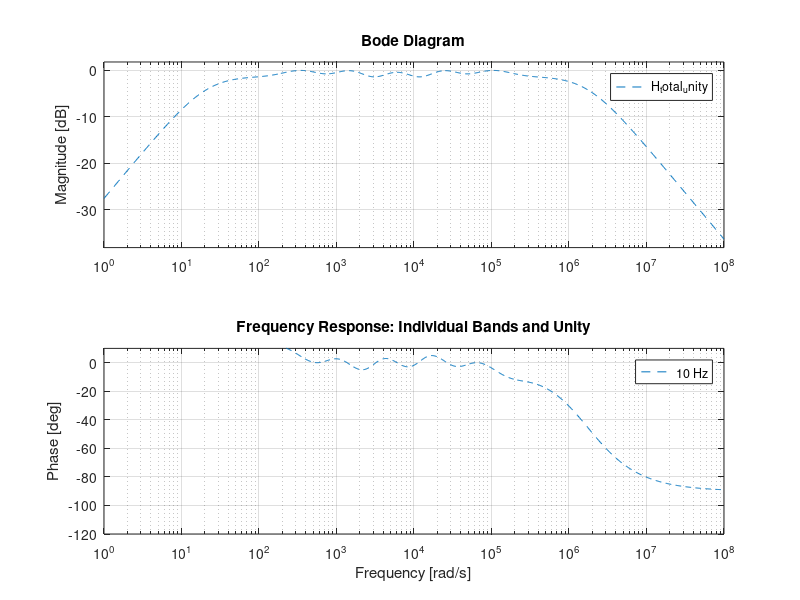
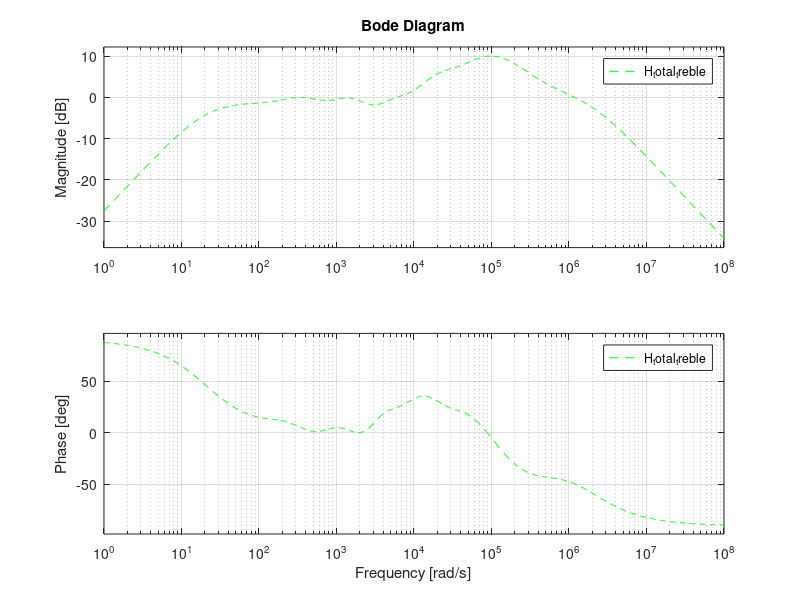

Recreate these plots in MATLAB, in order. (Note: this script raises an error after producing the figures.)
%% ESE 3510 Signals and Systems - Case Study #1
%%
% * Authors: Minh Duc Nguyen, Sonia Palamand 
% * Class: ESE 3510-01
% * Date: Started - 2/20/26 ; Completed - 3/XX/26
% * Contributions from: https://xeno-canto.org (repository of bird calls;
% used for comparison/identification of bird species in the final task) ; 
% https://www.allaboutbirds.org/ (same reason as previous)
close all

%% 1: Center frequency and bandwidth for each frequency band

% [Low Guard, Bass, Low-Mid, Mid, High-Mid, Treble, High Guard]
% * added 2 passive "guard bands" at ~10 Hz and ~92 kHz, outside the human auditory 
%   range, to smooth out steep slopes at extreme low/high frequency ranges 
fc = [10, 60, 240, 960, 3840, 15360, 92200];  % Center frequencies in Hz

% Bandwidth specifications using Q factors
Q = [0.3, 0.5, 0.6, 0.6, 0.6, 0.5, 0.3];  % Band-specific Q factors
bw = fc./Q;

% MISC
disp('Frequencies | Bandwidths: ')
for i = 1:length(fc)
    disp([num2str(fc(i)), ' Hz | ', num2str(round(bw(i))), ' Hz'])
end

% Hz to rad/s conversion for CT transfer functions
% --> Creates list of 7 values
w0 = 2 * pi * fc;   % resonant frequency (2pif)
beta = 2 * pi * bw; % bandwidth (R/L in series RLC circuit)

%% 2. Transfer functions for each filter 

% 2nd-order bandpass transfer function: H(s) = (beta * s) / (s^2 + beta * s + w0^2)
filters = cell(1, length(fc));

for i = 1:length(fc)
    num = [beta(i), 0];   %  tf() will see this as Beta(s) + 0
    den = [1, beta(i), w0(i)^2];
    filters{i} = tf(num, den); % builds continuous-time transfer function
end

%% 3. Gain array, Summation for total equilizer

% Note: guard bands are left as entirely passive (gain always 1)
% Another note: presets tuned for processing given audio files (SEE PART 6)
gains_unity = [1,  1,1,1,1,1,  1]; % flat
gains_bass_boost = [1,  4,2,0.8,1,1,  1]; % lowest freq bands boosted
gains_treble_boost = [1,  1,1,0.8,1.6,4,  1];  % highest freq bands boosted 

% "blank" transfer function. 0/1 = 0, but it's formatted as a transfer function object
H_total_unity = tf(0, 1);
H_total_bass = tf(0, 1);
H_total_treble = tf(0, 1);

% applies each gain, aggregates it to total system.
for i = 1:length(fc)
    H_total_unity = H_total_unity + (gains_unity(i) * filters{i});
    H_total_bass = H_total_bass + (gains_bass_boost(i) * filters{i});
    H_total_treble = H_total_treble + (gains_treble_boost(i) * filters{i});
end

% Measure peak magnitude of the unity system across audible range
fNorm = logspace(log10(20), log10(20000), 5000);
wNorm = 2 * pi * fNorm;
[magUnity, ~] = bode(H_total_unity, wNorm);
magUnity = squeeze(magUnity);
unity_peak = max(magUnity);  % linear peak gain

% Apply inverse scalar to all presets so unity peaks at 0 dB (gain = 1; normalized)
H_total_unity = H_total_unity * (1 / unity_peak);
H_total_bass = H_total_bass * (1 / unity_peak);
H_total_treble = H_total_treble * (1 / unity_peak);

allTotal = [H_total_unity, H_total_bass, H_total_treble]; % For analysis
allName = {'Unity', 'Bass', 'Treble'};

%% 4. Plotting frequency responses 

% FIGURE 1: checking the individual bands and total system when gains are flat (all = 1)
figure('Name', 'Individual bands and Unity Equalizer');
hold on;

% Run for each bandpass filter
for i = 1:length(fc)
    bode(filters{i});
end

% Total system response with unity gain 
bode(H_total_unity, '--');
title('Frequency Response: Individual Bands and Unity');
hold off;
% Adjust y-limits
axes_handles = findall(gcf, 'type', 'axes'); axes(axes_handles(3)); ylim([-120, 10]); 
legend([num2str(fc(1)), ' Hz'], [num2str(fc(2)), ' Hz'], [num2str(fc(3)), ' Hz'], ...
       [num2str(fc(4)), ' Hz'], [num2str(fc(5)), ' Hz'], [num2str(fc(6)), ' Hz'], ...
       [num2str(fc(7)), ' Hz'], 'Unity')


% FIGURE 2: comparing 3 presets (unity, bass boost, treble boost)

figure('Name','Equalizers Comparison')
hold on;
% SUMMED EQUALIZER 
bode(H_total_unity, 'r');
bode(H_total_bass, 'b--');
bode(H_total_treble, 'g--');

% Extract data points for analysis
for i = 1:3
    H_tot = allTotal(i);
    f = logspace(log10(20), log10(20000), 2000);
    w = 2*pi*f;
    [mag, ~] = bode(H_tot, w);
    magdB = round(20*log10(squeeze(mag)), 2);
    % Audible human range: 20 Hz to 20 kHz
    idx = (f >= 20) & (f <= 20000);
    magAudible = magdB(idx);
    fAudible = f(idx);
    % Min
    [magMin, idxMin] = min(magAudible);
    hzMin = fAudible(idxMin);
    % Max
    [magMax, idxMax] = max(magAudible);
    hzMax = fAudible(idxMax);
    % Peak-to-peak
    ptop = peak2peak(magAudible);
    disp([allName{i}, ': Min = ', num2str(magMin, '%.2f'), ...
        ' dB @ ', num2str(hzMin, '%.1f'), ' Hz | ', ...
        'Max = ', num2str(magMax, '%.2f'), ...
        ' dB @ ', num2str(hzMax, '%.1f'), ' Hz | ', ...
        'p-to-p = ', num2str(ptop, '%.2f'), ' dB'])
end

title('Overall Equalizer Response: Unity, Bass Boost, Treble Boost');
legend('Unity', 'Bass Boost', 'Treble Boost');
hold off;

%% 5. Approximate Impulse Response using lsim
% lsim(b,a,x,t) with x=[1 zeros(1,N)]

fs = 44100;   % audio sampling rate 
t = 0:(1/fs):0.05; % time vector going from 0 to 0.05 seconds
x_imp = [1, zeros(1, length(t)-1)]; % impulse input

figure('Name', 'Impulse Responses of All Bands');

% Go through each filter, simulate the response
for i = 1:length(fc)
    % get numerator and denominator array of filter 
    [num_i, den_i] = tfdata(filters{i}, 'v'); % The 'v' param outputs array instead of cell
    
    % CT LCCDE response
    h_i = lsim(num_i, den_i, x_imp, t);
    
    % Stacked subplot
    subplot(4, 2, i);
    plot(t, h_i);
    title(['Band ', num2str(i), ' (', num2str(fc(i)), ' Hz)']);
    xlabel('Time (seconds)');
    ylabel('Amplitude');
end
sgtitle('Impulse Responses of Baseline System')

%% 6: Enhancing jazz audio clips w/ presets

% Load audio files
[x_giant_steps, fs_giant_steps] = audioread("Wavs\Giant Steps Bass Cut.wav");
[x_space_station, fs_space_station] = audioread("Wavs\Space Station - Treble Cut.wav");

% (A) Giant Steps (bass cut) --> bass boost preset
[num, den] = tfdata(H_total_bass, 'v'); % Get numerator/denominator
tAudioGS = (0:length(x_giant_steps)-1)' / fs_giant_steps; % Time vector
% Process w/ lsim
y_giant_stepsL = lsim(num, den, x_giant_steps(:, 1), tAudioGS); 
y_giant_stepsR = lsim(num, den, x_giant_steps(:, 2), tAudioGS); 
y_giant_steps = [y_giant_stepsL, y_giant_stepsR];

% Extract averaged (mono) audio signal for plotting
x_giant_steps_MONO = (x_giant_steps(:, 1) + x_giant_steps(:, 2))/2;
y_giant_steps_MONO = (y_giant_steps(:, 1) + y_giant_steps(:, 2))/2;

% Get FT transform (for the first second)
x_giant_steps_SNIP = x_giant_steps_MONO(1:fs_giant_steps);
y_giant_steps_SNIP = y_giant_steps_MONO(1:fs_giant_steps);
N = length(x_giant_steps_SNIP); 
fGS = (0:floor(N/2))' * fs_giant_steps/N; % Extract only half (other half redundant)
xFS_giant_steps = fft(x_giant_steps_SNIP); yFS_giant_steps = fft(y_giant_steps_SNIP);

% Plot waveforms
figure('Name', 'Original vs Bass-Boosted Waveforms + FFT of Giant Steps')
% Averaged (mono) processed
subplot(2, 1, 1);
plot(tAudioGS, y_giant_steps_MONO)
hold on; 
% Averaged (mono) original
plot(tAudioGS, x_giant_steps_MONO) 
xlabel('Time (s)'); ylabel('Amplitude'); axis tight;
title('Original vs Bass-Boosted Waveforms of Giant Steps'); hold off;
legend('Processed Waveform', 'Original Waveform');

% Plot FT (half)
subplot(2, 1, 2);
plot(fGS, abs(yFS_giant_steps(1:floor(N/2)+1))); hold on; 
plot(fGS, abs(xFS_giant_steps(1:floor(N/2)+1))); axis tight; ylim([0, 565]); xlim([0, 20000]);
xlabel('Frequency (Hz)'); ylabel('|X(f)|');
title('FT of Original vs Bass-Boosted Waveforms of Giant Steps')
legend('Processed Waveform', 'Original Waveform'); hold off;

% Plot spectrogram (averaged mono audio)
figure('Name', 'Spectrogram of Original vs Processed Giant Steps')
windowLength = round(0.01 * fs_giant_steps);   % 10 ms window
overlap = round(0.8 * windowLength);   % 80% overlap
nfft = 1024;
subplot(2, 1, 1); spectrogram(x_giant_steps_MONO, windowLength, overlap, nfft, fs_giant_steps, 'yaxis');
title('Original Audio Signal'); clim([-150, -40]); ylim([0, 2.5]);
subplot(2, 1, 2); spectrogram(y_giant_steps_MONO, windowLength, overlap, nfft, fs_giant_steps, 'yaxis');
title('Processed Audio Signal'); clim([-150, -40]); ylim([0, 2.5]);
sgtitle('Spectrogram of Original vs Processed Giant Steps Audio')


% (B) Space Station (treble cut) --> treble boost preset
[num, den] = tfdata(H_total_treble, 'v'); % Get numerator/denominator
tAudioSS = (0:length(x_space_station)-1)' / fs_space_station; % Time vector
% Process w/ lsim
y_space_stationL = lsim(num, den, x_space_station(:, 1), tAudioSS); 
y_space_stationR = lsim(num, den, x_space_station(:, 2), tAudioSS); 
y_space_station = [y_space_stationL, y_space_stationR];

% Extract averaged (mono) audio signal for plotting
x_space_station_MONO = (x_space_station(:, 1) + x_space_station(:, 2))/2;
y_space_station_MONO = (y_space_station(:, 1) + y_space_station(:, 2))/2;

% Get FT transform (for the first second)
x_space_station_SNIP = x_space_station_MONO(1:fs_space_station);
y_space_station_SNIP = y_space_station_MONO(1:fs_space_station);
N = length(x_space_station_SNIP); 
fSS = (0:floor(N/2))' * fs_space_station/N; % Extract only half (other half redundant)
xFS_space_station = fft(x_space_station_SNIP); yFS_space_station = fft(y_space_station_SNIP);

% Plot waveforms
figure('Name', 'Original vs Treble-Boosted Waveforms + FFT of Space Station')
% Averaged (mono) processed
subplot(2, 1, 1);
plot(tAudioSS, y_space_station_MONO)
hold on; 
% Averaged (mono) original
plot(tAudioSS, x_space_station_MONO) 
xlabel('Time (s)'); ylabel('Amplitude'); axis tight;
title('Original vs Treble-Boosted Waveforms of Space Station'); hold off;
legend('Processed Waveform', 'Original Waveform');

% Plot FT (half)
subplot(2, 1, 2);
plot(fSS, abs(yFS_space_station(1:floor(N/2)+1))); hold on; 
plot(fSS, abs(xFS_space_station(1:floor(N/2)+1))); axis tight; ylim([0, 2000]); xlim([0, 8000]);
xlabel('Frequency (Hz)'); ylabel('|X(f)|');
title('FT of Original vs Treble-Boosted Waveforms of Space Station')
legend('Processed Waveform', 'Original Waveform'); hold off;

% Plot spectrogram (averaged mono audio)
figure('Name', 'Spectrogram of Original vs Processed Space Station')
windowLength = round(0.01 * fs_space_station);   % 10 ms window
overlap = round(0.8 * windowLength);   % 80% overlap
nfft = 1024;
subplot(2, 1, 1); spectrogram(x_space_station_MONO, windowLength, overlap, nfft, fs_space_station, 'yaxis');
title('Original Audio Signal'); ylim([0, 15]);
subplot(2, 1, 2); spectrogram(y_space_station_MONO, windowLength, overlap, nfft, fs_space_station, 'yaxis');
title('Processed Audio Signal'); ylim([0, 15]);
sgtitle('Spectrogram of Original vs Processed Space Station Audio')


% Listen to processed audios
% sound(y_giant_steps, fs_giant_steps)
% pause(15)
% sound(y_space_station, fs_space_station)
% pause(15)


%% 7: Enhancing bird vocalizations 

% Note: created 3 helper functions to easily redo entire process above

% Load in bird audio
[xBird, fsBird] = audioread("Wavs\SNR Recording 2026-02-15 08_58.wav");

% Generate spectrogram to visualize frequencies
windowLength = round(0.01 * fsBird);   % 10 ms window
overlap = round(0.8 * windowLength);   % 80% overlap
nfft = 1024;
figure('Name', 'Spectrogram of Bird Vocalization Recording')
spectrogram(xBird, windowLength, overlap, nfft, fsBird, 'yaxis');
title('Spectrogram of Bird Vocalization Recording (Original)')

% Compute energy of noise (wind; ~0-1000 Hz range) for comparison
xNoise = bandpower(xBird, fsBird, [0, 1000]);

%% TARGET 1: 3-3.5 kHz range (Blue Jay)
% > series of short high-pitched falling high-low chirps 
%   (most prominent around 30 - 60 seconds in the recording; reoccuring)
fc1 = [100, 600, 2000, 3250, 9000, 20000];  % center frequencies centered around 3.25 kHz
Q1 = [0.01, 0.01, 0.01, 7, 0.01, 0.01];
gains1 = [0.01, 0.01, 0.01, 20, 0.01, 0.01];
fRange1 = [3000, 3500];

% Generate equalizer
[~, H_total1] = audioEQ(fc1, Q1, gains1, 1, 1);

% Process signal (cascaded once)
y1 = processAudio(xBird, fsBird, fRange1, H_total1, windowLength, overlap, nfft, 1, [0.5, 1, 0, 3.7], 1);
% Truncate signal from 30 - 60 seconds)
y1SNIP = y1(30*fsBird+1:60*fsBird);

%% TARGET 2: 1.5 - 2.2 kHz range (Northern Cardinal/Tufted Titmouse?)
% > series of short sequential low-high chirps
%   (most prominent around 54 - 68 seconds in the recording; reoccuring) 
fc2 = [100, 400, 1850, 4000, 11000, 20000];  % frequencies centered around 1.85 kHz
Q2 = [0.01, 0.1, 7, 0.1, 0.01, 0.01];
gains2 = [0.01, 0.01, 20, 0.01, 0.01, 0.01];
fRange2 = [1500, 2200]; 

% Generate equalizer
[~, H_total2] = audioEQ(fc2, Q2, gains2, 1, 1);

% Process signal (cascaded once)
y2 = processAudio(xBird, fsBird, fRange2, H_total2, windowLength, overlap, nfft, 1, [0.9 1.2 1.3 2.4], 1);
y2SNIP = y2(54*fsBird+1:68*fsBird);

%% Target 3: 1.5 - 2 kHz range (???)
% > short-lasting series of mostly single-tone calls in 2-syllable pairs 
%   (only present around 76-82 seconds; mostly isolated) 
fc3 = [100, 500, 1750, 2300, 8000, 20000];  % frequencies centered around 1.75 kHz
Q3 = [0.01, 0.01, 10, 0.01, 0.01, 0.01];
gains3 = [0.01, 0.001, 20, 0.001, 0.01, 0.01];
fRange3 = [1500, 2000];

% Generate equalizer
[~, H_total3] = audioEQ(fc3, Q3, gains3, 1, 1);

% Process signal (cascaded to filter out unwanted 2.25-3 kHz additional bird call)
y3 = processAudio(xBird, fsBird, fRange3, H_total3, windowLength, overlap, nfft, 1, [1.2 1.4 1.3 2.2], 1);
y3SNIP = y3(76*fsBird+1:82*fsBird);

%% Target 4: 3 - 3.5 kHz range (Carolina Wren?)
% > series of very short high-low evenly-spaced chirps in quick succession
%   (most prominent around 51.5 - 54.5 seconds in the recording; reoccuring)
fc4 = [100, 600, 2500, 3250, 8000, 20000];  % frequencies centered around 3250 kHz
Q4 = [0.01, 0.01, 0.01, 10, 0.01, 0.01];
gains4 = [0.01, 0.001, 0.001, 30, 0.001, 0.01];
fRange4 = [3000, 3500];

% Generate equalizer
[~, H_total4] = audioEQ(fc4, Q4, gains4, 1, 1);

% Process signal (not cascaded; too much high-pitched ringing otherwise)
y4 = processAudio(xBird, fsBird, fRange4, H_total4, windowLength, overlap, nfft, 1, [0.86, 0.91, 2.8, 3.7], 1);
y4SNIP = y4(51.5*fsBird+1:54.5*fsBird);


%% Target 5: 2 - 2.8 kHz (Eastern Bluebird?)
% > series of fast lower-pitched warbling
%   (prominent around 42 - 43.5 seconds in the recording; reoccuring but messy/mixed)
fc5 = [100, 600, 2400, 3000, 8000, 20000]; % frequencies centered around 2.4 kHz
Q5 = [0.1, 0.1, 5, 0.01, 0.1, 0.1];
gains5 = [0.01, 0.01, 15, 0.001, 0.01, 0.01];
fRange5 = [2000, 2800];

% Generate equalizer
[~, H_total5] = audioEQ(fc5, Q5, gains5, 1, 1); 

% Process signal
y5 = processAudio(xBird, fsBird, fRange5, H_total5, windowLength, overlap, nfft, 1, [0.7 0.75 2 3], 1);
y5SNIP = y5(42*fsBird+1:43.5*fsBird);

%% Target 6: 2.2 - 3 kHz (???)
% > series of low-pitched "honk-like" chirps (like a squeaky toy)
%   (prominent around 16 - 30 seconds; reoccuring in the first half)
fc6 = [100, 500, 2650, 4000, 9000, 20000]; % frequencies centered around 2.65 kHz
Q6 = [0.01, 0.1, 7, 0.1, 0.1, 0.1]; % Wider Q --> more "vertical" bands
gains6 = [0.0001, 0.01, 20, 0.001, 0.001, 0.01];
fRange6 = [2200, 3000];

% Generate equalizer
[~, H_total6] = audioEQ(fc6, Q6, gains6, 1, 1); 

% Process signal 
y6 = processAudio(xBird, fsBird, fRange6, H_total6, windowLength, overlap, nfft, 1, [0.26 0.5 2 3.1], 1);
y6SNIP = y6(16*fsBird+1:30*fsBird);

%% Target 7: 2 - 3 kHz (???)
% > series of rapid triplet low-high-low slurred whistles 
%   (prominent around 50 - 54 seconds; reoccuring in the middle-ish section)
fc7 = [100, 600, 2200, 2800, 6000, 20000]; % frequencies centered at 2.2 & 2.8 kHz peaks
Q7 = [0.1, 0.01, 10, 10, 0.01, 0.1];
gains7 = [0.001, 0.01, 20, 14, 0.001, 0.01];
fRange7 = [2000, 3000];

% Generate equalizer
[~, H_total7] = audioEQ(fc7, Q7, gains7, 1, 1); 

% Process signal 
y7 = processAudio(xBird, fsBird, fRange7, H_total7, windowLength, overlap, nfft, 1, [0.83 0.9 1.9 3.1], 1);
y7SNIP = y7(50*fsBird+1:54*fsBird);
